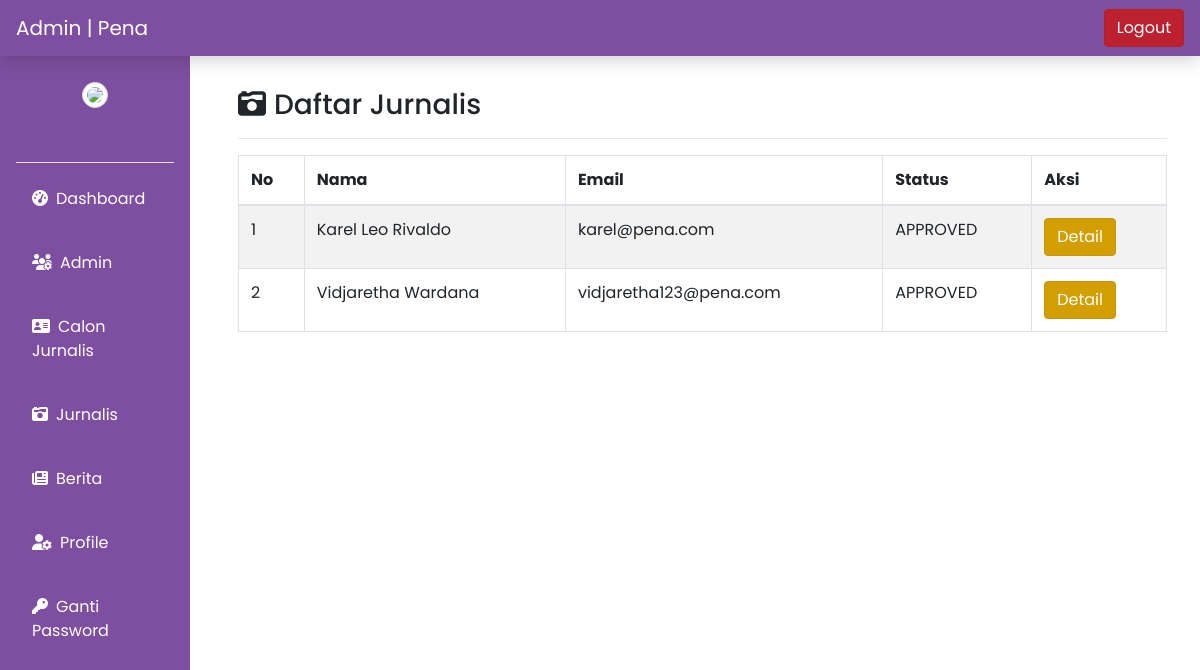
/admin/jurnalis.php, run on the app's committed database.
### tables this page shows
CREATE TABLE `jurnalis` (
  `id_jurn` int(11) NOT NULL,
  `nama_jurn` varchar(50) NOT NULL,
  `username_jurn` varchar(50) NOT NULL,
  `password_jurn` varchar(12) NOT NULL,
  `email_jurn` varchar(50) NOT NULL,
  `phone_jurn` varchar(50) NOT NULL,
  `birth_jurn` date NOT NULL,
  `skill_jurn` varchar(255) NOT NULL,
  `img_jurn` varchar(255) NOT NULL DEFAULT 'image.jpg',
  `location_imgjurn` varchar(255) NOT NULL,
  `status` varchar(100) NOT NULL,
  `foto_jurn` varchar(255) NOT NULL,
  `location_fotojurn` varchar(255) NOT NULL
);

### admin/jurnalis.php (the view, shortened to what this page needs)
<!doctype html>
<html lang="en">
  <head>
    <?php include('includes/head.php');?>
  </head>
  <body>
  <?php include('includes/header.php');?>
  <?php include('includes/leftbar.php');?>
  <?php include('../config/config.php');?>
        <div class="col-md-10 p-5 pt-2">
        <br>
        <h3><i class="fas fa-camera-retro mr-2"></i>Daftar Jurnalis<hr></h3>
          <table class="table table-striped table-bordered">
            <thead>
              <tr>
                <th scope="col">No</th>
                <th scope="col">Nama</th>
                <th scope="col">Email</th>
                <th scope="col">Status</th>
                <th scope="col">Aksi</th>
              </tr>
            </thead>
            <tbody>
        <?php
          $no = 1;
          $data = mysqli_query($conn,"SELECT * FROM jurnalis WHERE status='APPROVED'");
          while ($d = mysqli_fetch_array($data)){
          ?>
            <tr>
              <td><?php echo $no++; ?></td>
              <td><?php echo $d['nama_jurn']; ?></td>
              <td><?php echo $d['email_jurn']; ?></td>
              <td><?php echo $d['status']; ?></td>
              <td>
              <a href="detail-jurnalis.php?id=<?php echo $d['id_jurn'];?>" class="btn btn-warning text-white active" role="button" aria-pressed="true">Detail</a>
              </td>
            </tr>
          <?php
          }
        ?>
            </tbody>
          </table>
        </div>
  </body>
</html>

### admin/includes/head.php (style rules this page uses)
div { font-family: "Poppins"; }

### data on the page
jurnalis: nama_jurn "Karel Leo Rivaldo", email_jurn "karel@pena.com", status "APPROVED"
jurnalis: nama_jurn "Vidjaretha Wardana", email_jurn "vidjaretha123@pena.com", status "APPROVED"
